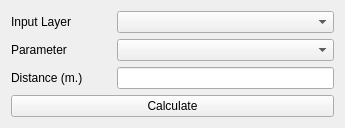
<?xml version="1.0" encoding="UTF-8"?>
<ui version="4.0">
 <class>Form</class>
 <widget class="QWidget" name="Form">
  <property name="geometry">
   <rect>
    <x>0</x>
    <y>0</y>
    <width>345</width>
    <height>96</height>
   </rect>
  </property>
  <property name="maximumSize">
   <size>
    <width>16777215</width>
    <height>16777215</height>
   </size>
  </property>
  <property name="windowTitle">
   <string>Form</string>
  </property>
  <layout class="QVBoxLayout" name="verticalLayout">
   <item>
    <layout class="QHBoxLayout" name="inputLayerLayout">
     <item>
      <widget class="QLabel" name="inputLayerLabel">
       <property name="minimumSize">
        <size>
         <width>100</width>
         <height>0</height>
        </size>
       </property>
       <property name="text">
        <string>Input Layer</string>
       </property>
      </widget>
     </item>
     <item>
      <widget class="QComboBox" name="inputLayerComboBox">
       <property name="sizePolicy">
        <sizepolicy hsizetype="Expanding" vsizetype="Fixed">
         <horstretch>0</horstretch>
         <verstretch>0</verstretch>
        </sizepolicy>
       </property>
       <property name="minimumSize">
        <size>
         <width>150</width>
         <height>0</height>
        </size>
       </property>
      </widget>
     </item>
    </layout>
   </item>
   <item>
    <layout class="QHBoxLayout" name="parameterLayout">
     <item>
      <widget class="QLabel" name="parameterLabel">
       <property name="minimumSize">
        <size>
         <width>100</width>
         <height>0</height>
        </size>
       </property>
       <property name="text">
        <string>Parameter</string>
       </property>
      </widget>
     </item>
     <item>
      <widget class="QComboBox" name="parameterComboBox">
       <property name="sizePolicy">
        <sizepolicy hsizetype="Expanding" vsizetype="Fixed">
         <horstretch>0</horstretch>
         <verstretch>0</verstretch>
        </sizepolicy>
       </property>
      </widget>
     </item>
    </layout>
   </item>
   <item>
    <layout class="QHBoxLayout" name="distanceLayout">
     <item>
      <widget class="QLabel" name="distanceLabel">
       <property name="minimumSize">
        <size>
         <width>100</width>
         <height>0</height>
        </size>
       </property>
       <property name="text">
        <string>Distance (m.)</string>
       </property>
      </widget>
     </item>
     <item>
      <widget class="QLineEdit" name="distanceLineEdit">
       <property name="minimumSize">
        <size>
         <width>150</width>
         <height>0</height>
        </size>
       </property>
      </widget>
     </item>
    </layout>
   </item>
   <item>
    <widget class="QPushButton" name="calculateButton">
     <property name="text">
      <string>Calculate</string>
     </property>
    </widget>
   </item>
  </layout>
 </widget>
 <resources/>
 <connections/>
</ui>
